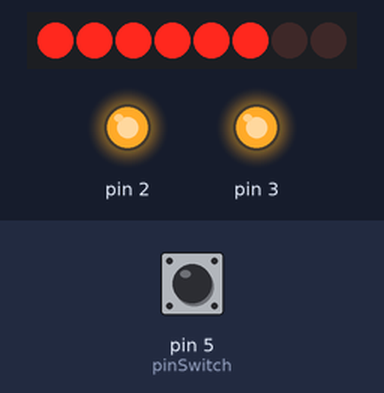
Recording of a sketch running on a simulated Arduino Uno, built with avr-gcc and run on an emulated ATmega328P. Shown: 8 shift-register outputs drawn as a row of LEDs (first output left, lit = HIGH), output pins drawn as LEDs (lit = HIGH). Wiring (inferred from the names in the program): shift register (74HC595): data pin 11; shift clock pin 13; latch pin 12. Wiring (inferred from the signals the program sends): row of LEDs: on Q0, Q1, Q2, Q3, Q4, Q5, Q6, Q7. Inputs (shaded band) come from the test bench; at power-on: pin 5 (pinSwitch) LOW. Pins used as bus, display or sensor lines are not drawn.

Above: at 4.8 s.
4.9 s: pin 5 (pinSwitch) pulled HIGH for 2.35 s
At 6.4 s:
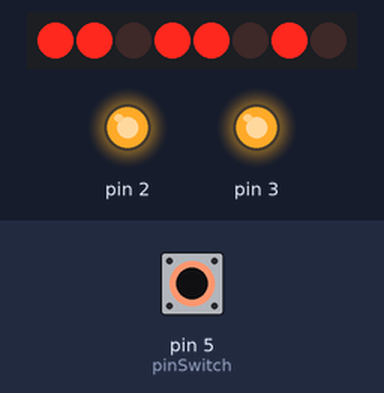
Timing chart, 0 to 10.5 s (numbered marks = the images above; inputs shaded):
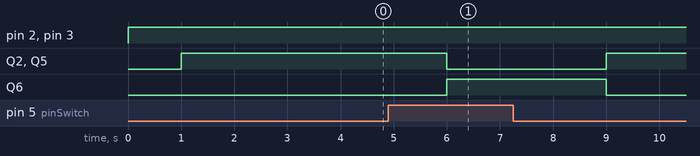

Measured:
- after the input at 4.9 s, Q2, Q5: HIGH → LOW after 1.1 s, → HIGH 3.0 s later; Q6: LOW → HIGH after 1.1 s, → LOW 3.0 s later

The sketch:

liftverdieping.ino
```cpp
//Pin connected to ST_CP of 74HC595
int latchPin = 12;
//Pin connected to SH_CP of 74HC595
int clockPin = 13;
////Pin connected to DS of 74HC595
int dataPin = 11;
const int pinSwitch = 5; //Pin Reed
int StatoSwitch = 0;
void setup() {
  //set pins to output so you can control the shift register
  pinMode(latchPin, OUTPUT);
  pinMode(clockPin, OUTPUT);
  pinMode(dataPin, OUTPUT);
  pinMode(pinSwitch, INPUT);
  pinMode(2 , OUTPUT);
   pinMode(3 , OUTPUT);
}

void loop()
{
  digitalWrite (2, HIGH);
  digitalWrite (3, HIGH);
  StatoSwitch = digitalRead(pinSwitch);
if (StatoSwitch == HIGH){

   // Decimal 91      Binary output  01011011     Displays 2
    digitalWrite(latchPin, LOW);
    shiftOut(dataPin, clockPin, MSBFIRST, 91);
    digitalWrite(latchPin, HIGH);
    delay(1000);

}
else {

    delay(1000);

    // Decimal 63      Binary output  01111111     Displays 0
    digitalWrite(latchPin, LOW);
    shiftOut(dataPin, clockPin, MSBFIRST, 63);
    digitalWrite(latchPin, HIGH);
    delay(1000);

}

}
```
